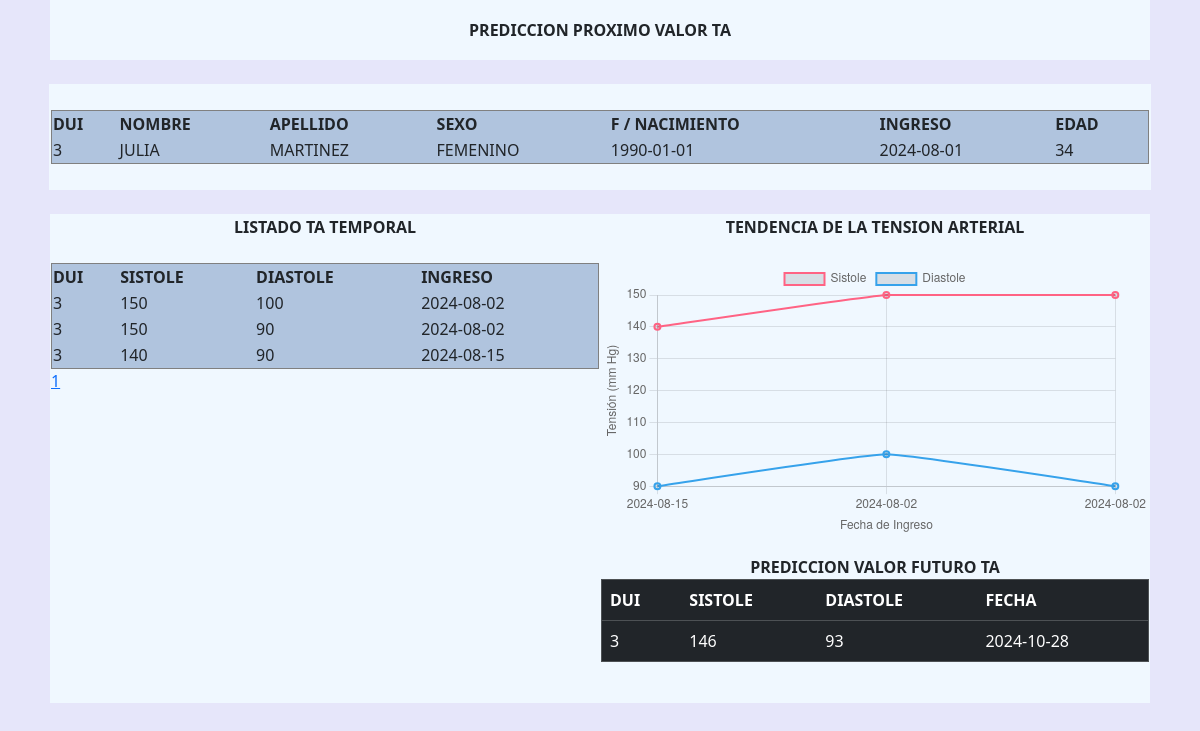
/prediccion.php, run on the app's committed database.
### tables this page shows
CREATE TABLE `tmppaciente` (
  `id` int(11) NOT NULL,
  `dui` int(10) NOT NULL,
  `nombre` varchar(25) NOT NULL,
  `apellido` varchar(25) NOT NULL,
  `sexo` varchar(9) NOT NULL,
  `nacimiento` date NOT NULL,
  `ingreso` date NOT NULL
);

CREATE TABLE `tmptension` (
  `id` int(11) NOT NULL,
  `dui` int(10) NOT NULL,
  `sistole` int(3) NOT NULL,
  `diastole` int(3) NOT NULL,
  `ingreso` date NOT NULL
);

CREATE TABLE `prediccion` (
  `id` int(11) NOT NULL,
  `dui` int(10) NOT NULL,
  `sistole` int(3) NOT NULL,
  `diastole` int(3) NOT NULL,
  `ingreso` date NOT NULL DEFAULT current_timestamp()
);

### prediccion_tension_temporal_mostrar.php (the view)
<?php
include_once "css.php";
$host = 'localhost';
$dbname = 'ta';
$username = 'root';
$password = '';
$limit = 10;
$page = isset($_GET['page']) ? (int)$_GET['page'] : 1;
$offset = ($page - 1) * $limit;
try {
    $pdo = new PDO("mysql:host=$host;dbname=$dbname;charset=utf8", $username, $password);
    $pdo->setAttribute(PDO::ATTR_ERRMODE, PDO::ERRMODE_EXCEPTION);
    $query = "SELECT * FROM tmptension ORDER BY ingreso ASC LIMIT :limit OFFSET :offset";
    $stmt = $pdo->prepare($query);
    $stmt->bindParam(':limit', $limit, PDO::PARAM_INT);
    $stmt->bindParam(':offset', $offset, PDO::PARAM_INT);
    $stmt->execute();
    echo "<table border='1' class='tablaDatos'>";
    echo "<tr>
            <th>DUI</th>
            <th>SISTOLE</th>
            <th>DIASTOLE</th>
            <th>INGRESO</th>
        </tr>";
    while ($row = $stmt->fetch(PDO::FETCH_ASSOC)) {
        echo "<tr>";
        echo "<td>" . htmlspecialchars($row['dui']) . "</td>";
        echo "<td>" . htmlspecialchars($row['sistole']) . "</td>";
        echo "<td>" . htmlspecialchars($row['diastole']) . "</td>";
        echo "<td>" . htmlspecialchars($row['ingreso']) . "</td>";
        echo "</tr>";
    }
    echo "</table>";
    $countQuery = "SELECT COUNT(*) FROM tmptension";
    $totalRecords = $pdo->query($countQuery)->fetchColumn();
    $totalPages = ceil($totalRecords / $limit);
    echo '<div class="pagination">';
    for ($i = 1; $i <= $totalPages; $i++) {
        echo '<a href="?page=' . $i . '">' . $i . '</a> ';
    }
    echo '</div>';
} catch (PDOException $e) {
    echo "Error: " . $e->getMessage();
}
?>

### paciente_validar_mostrar_temporal.php (shortened to what this page needs)
<!DOCTYPE html>
<html>
    <head>
        <?php
            include_once "css.php";
        ?>
    </head>
    <body>
        <table width="1100px" border="0">
            <tr>
                <td>
                    <?php
                        $host = 'localhost';
                        $dbname = 'ta';
                        $username = 'root';
                        $password = '';
                        try {
                            $pdo = new PDO("mysql:host=$host;dbname=$dbname;charset=utf8", $username, $password);
                            $pdo->setAttribute(PDO::ATTR_ERRMODE, PDO::ERRMODE_EXCEPTION);
                            $stmt = $pdo->prepare("SELECT dui, nombre, apellido, sexo, nacimiento, ingreso FROM tmppaciente");
                            $stmt->execute();
                            echo "<table border='1' width='100%' class='tablaDatos'>
                                    <tr>
                                        <th>DUI</th>
                                        <th>NOMBRE</th>
                                        <th>APELLIDO</th>
                                        <th>SEXO</th>
                                        <th>F / NACIMIENTO</th>
                                        <th>INGRESO</th>
                                        <th>EDAD</th>
                                    </tr>";
                            while ($row = $stmt->fetch(PDO::FETCH_ASSOC)) {
                                $nacimiento = new DateTime($row['nacimiento']);
                                $hoy = new DateTime();
                                $edad = $hoy->diff($nacimiento)->y;
                                echo "<tr>
                                        <td align='left'>" . htmlspecialchars($row['dui']) . "</td>
                                        <td align='left'>" . htmlspecialchars($row['nombre']) . "</td>
                                        <td align='left'>" . htmlspecialchars($row['apellido']) . "</td>
                                        <td align='left'>" . htmlspecialchars($row['sexo']) . "</td>
                                        <td align='left'>" . htmlspecialchars($row['nacimiento']) . "</td>
                                        <td align='left'>" . htmlspecialchars($row['ingreso']) . "</td>
                                        <td align='left'>" . htmlspecialchars($edad) . "</td>
                                    </tr>";
                            }
                            echo "</table>";
                        } catch (PDOException $e) {
                            echo "Error: " . $e->getMessage();
                        }
                    ?>
                </td>
            </tr>
        </table>
    </body>
</html>

### prediccion_prediccion_mostrar.php
<?php
include_once "css.php";
$host = 'localhost';
$dbname = 'ta';
$user = 'root';
$pass = '';
try {
    $pdo = new PDO("mysql:host=$host;dbname=$dbname", $user, $pass);
    $pdo->setAttribute(PDO::ATTR_ERRMODE, PDO::ERRMODE_EXCEPTION);
    $sql = 'SELECT dui, sistole, diastole, ingreso FROM prediccion';
    $stmt = $pdo->prepare($sql);
    $stmt->execute();
    $records = $stmt->fetchAll(PDO::FETCH_ASSOC);
    echo "
        <center>
            <b>
                PREDICCION VALOR FUTURO TA
            </b>
        </center>
    ";
    echo '<table border="1" class="table table-dark">';
    echo '<thead>';
    echo '<tr>';
    echo '<th>DUI</th>';
    echo '<th>SISTOLE</th>';
    echo '<th>DIASTOLE</th>';
    echo '<th>FECHA</th>';
    echo '</tr>';
    echo '</thead>';
    echo '<tbody>';
    foreach ($records as $record) {
        echo '<tr>';
        echo '<td align="left">' . htmlspecialchars($record['dui']) . '</td>';
        echo '<td align="left">' . htmlspecialchars($record['sistole']) . '</td>';
        echo '<td align="left">' . htmlspecialchars($record['diastole']) . '</td>';
        echo '<td align="left">' . htmlspecialchars($record['ingreso']) . '</td>';
        echo '</tr>';
    }
    echo '</tbody>';
    echo '</table>';
    echo "<br>";
} catch (PDOException $e) {
    echo 'Error: ' . $e->getMessage();
}

### css.php (style rules this page uses)
.body { background-color: lavender; }
.tablaDatos { width: 100%; background-color:lightsteelblue; }

### data on the page
tmppaciente: dui "3", nombre "JULIA", apellido "MARTINEZ", sexo "FEMENINO", nacimiento "1990-01-01", ingreso "2024-08-01"
tmptension: dui "3", sistole "150", diastole "100", ingreso "2024-08-02"
tmptension: dui "3", sistole "150", diastole "90", ingreso "2024-08-02"
tmptension: dui "3", sistole "140", diastole "90", ingreso "2024-08-15"
prediccion: dui "3", sistole "146", diastole "93", ingreso "2024-10-28"

### other printed values
chart data {{ json_encode($data) }} [{"dui":3,"sistole":140,"diastole":90,"ingreso":"2024-08-15"},{"dui":3,"sistole":150,"diastole":100,"ingreso":"2024-08-02"},{"dui":3,"sistole":150,"diastole":90,"ingreso":"2024-08-02"}]
